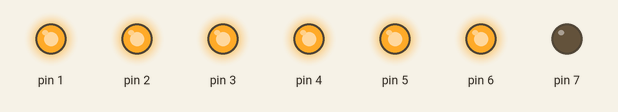
Recording of a sketch running on a simulated Arduino Uno, built with avr-gcc and run on an emulated ATmega328P. Parts: output pins drawn as LEDs (lit = HIGH).

Above: at 0.5 s.
At 2.5 s:
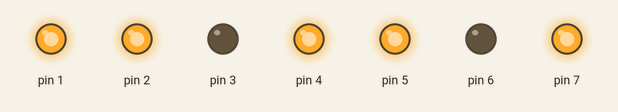
At 3.5 s:
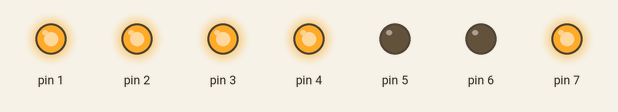
At 5.5 s:
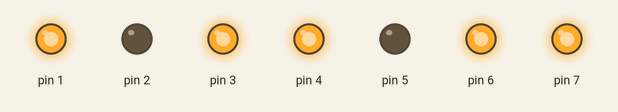
At 8.5 s:
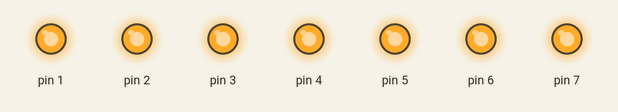
At 11.5 s:
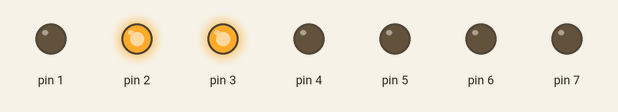
Timing chart, 0 to 13.0 s (numbered marks = the images above):
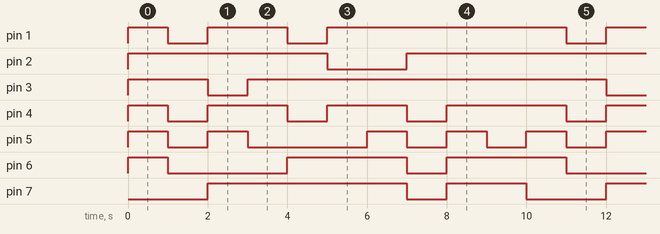

Measured:
- by itself, pin 1: repeats every 10.0 s: LOW 1.0 s, HIGH 2.0 s, LOW 1.0 s, HIGH 6.0 s
- by itself, pin 2: repeats every 10.0 s: LOW 2.0 s, HIGH 8.0 s
- by itself, pin 3: repeats every 10.0 s: LOW 1.0 s, HIGH 9.0 s
- by itself, pin 4: repeats every 10.0 s: 2 × (LOW 1.0 s, HIGH 2.0 s), LOW 1.0 s, HIGH 3.0 s
- by itself, pin 5: repeats every 10.0 s: LOW 1.0 s, HIGH 1.0 s, LOW 3.0 s, 2 × (HIGH 1.0 s, LOW 1.0 s), HIGH 1.0 s
- by itself, pin 6: repeats every 10.0 s: LOW 3.0 s, HIGH 3.0 s, LOW 1.0 s, HIGH 3.0 s
- by itself, pin 7: repeats every 10.0 s: LOW 1.0 s, HIGH 2.0 s, LOW 2.0 s, HIGH 5.0 s

The sketch:

seven.ino
```cpp
int sequence[][7] = {
  {1, 1, 1, 1, 1, 1, 0}, //0
  {0, 1, 1, 0, 0, 0, 0}, //1
  {1, 1, 0, 1, 1, 0, 1}, //2
  {1, 1, 1, 1, 0, 0, 1}, //3
  {0, 1, 1, 0, 0, 1, 1},//4
  {1, 0, 1, 1, 0, 1, 1}, //5
  {1, 0, 1, 1, 1, 1, 1}, //6
  {1, 1, 1, 0, 0, 0, 0}, //7
  {1, 1, 1, 1, 1, 1, 1},//8
  {1, 1, 1, 1, 0, 1, 1} //9
};


void printNumber(int number)
{
  for (int i = 0; i < 7; i++)
  {
    digitalWrite(1 + i, sequence[number][i]);
  }
}
void setup() {
  for (int i = 1; i < 8; i++)
  {
    pinMode(i, OUTPUT);


  }
}

void loop() {
  for (int i = 0; i < 10; i++)
  {
    printNumber(i);
    delay(1000);

  }
}
```
